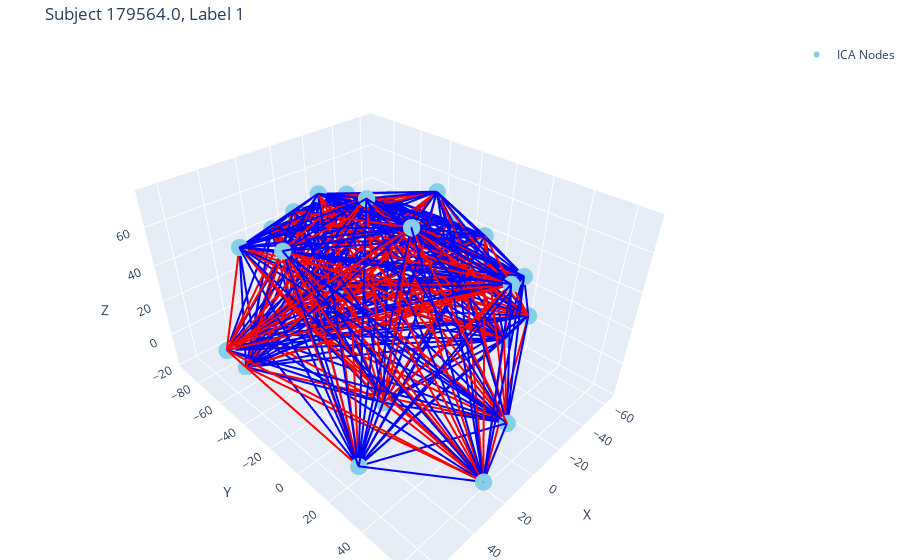

Source (notebook cell):
### Code cell
i= 6
plot_3d_brain_graph_plotly(
    graphs[i],
    title=f"Subject {graphs[i].subject_id}, Label {graphs[i].y.item()}",
    edge_threshold=0
)
